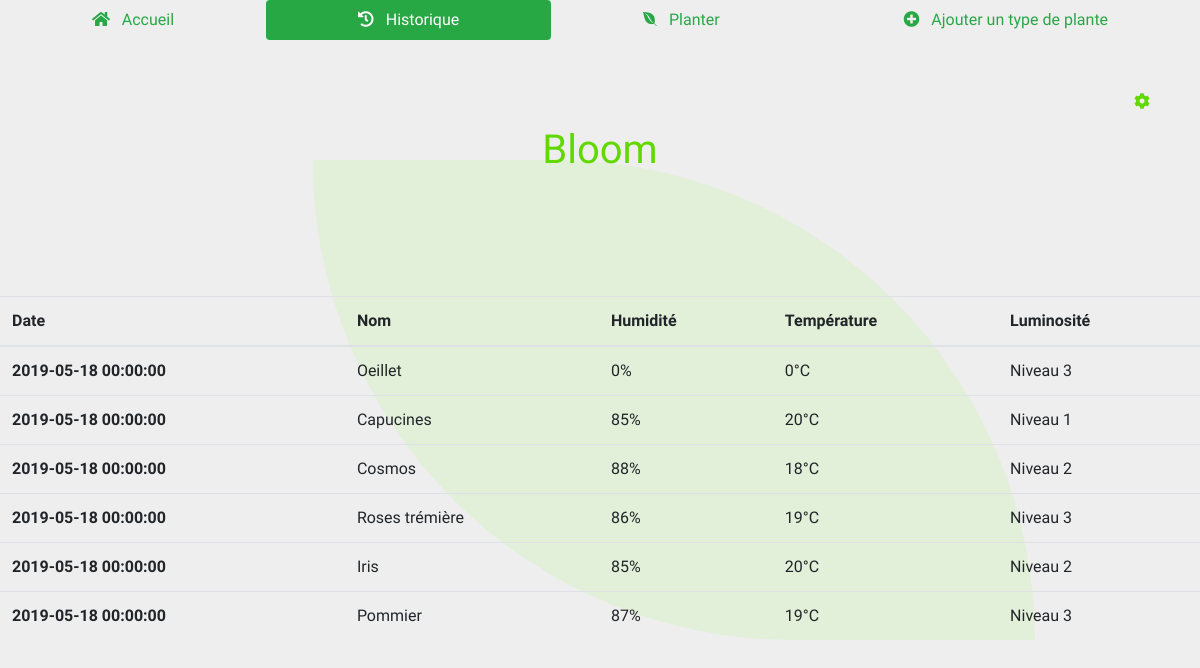
The app's page /historique.php with its own data.
### tables this page shows
CREATE TABLE IF NOT EXISTS `mesures` (
  `id` int(11) NOT NULL AUTO_INCREMENT,
  `temperature` int(5) NOT NULL,
  `luminosite` int(5) NOT NULL,
  `humidite` int(5) NOT NULL,
  `date` datetime NOT NULL,
  `id_plante` int(11) NOT NULL,
  PRIMARY KEY (`id`),
  KEY `FOREIGN` (`id_plante`)
);

CREATE TABLE IF NOT EXISTS `plante` (
  `id` int(11) NOT NULL AUTO_INCREMENT,
  `nom` varchar(31) DEFAULT NULL,
  `categorie` varchar(44) DEFAULT NULL,
  `description` varchar(255) DEFAULT NULL,
  `photo` varchar(50) DEFAULT NULL,
  `humidite` varchar(117) DEFAULT NULL,
  `temperature` varchar(113) DEFAULT NULL,
  `luminosite` varchar(80) DEFAULT NULL,
  `periode` varchar(51) DEFAULT NULL,
  PRIMARY KEY (`id`)
);

### historique.php (the view, shortened to what this page needs)
<?php
try
{
	$bdd = new PDO('mysql:host=localhost;dbname=plante;charset=utf8', 'root', '');
}
catch (Exception $e)
{
        die('Erreur : ' . $e->getMessage());
}
$sth = $bdd->query('SELECT * FROM mesures ORDER BY id DESC');
$sth2 = $bdd->query('SELECT * FROM plante');
?>
<!DOCTYPE html>
<html lang="fr">
	<head>
		<link rel="stylesheet" href="https://stackpath.bootstrapcdn.com/bootstrap/4.3.1/css/bootstrap.min.css">
  		<link rel="stylesheet" href="https://use.fontawesome.com/releases/v5.8.2/css/all.css">
  		<link rel="stylesheet" type="text/css" href="style.css">
	</head>
	<body>
		<nav class="nav nav-pills flex-column flex-sm-row">
			  <a class="flex-sm-fill text-sm-center nav-link text-success" href="/"><i class="fas fa-home"></i> &nbsp  Accueil</a>
			  <a class="flex-sm-fill text-sm-center nav-link active bg-success" href=" "><i class="fas fa-history"></i>  &nbsp  Historique</a>
			  <a class="flex-sm-fill text-sm-center nav-link text-success" href="planter.php"><i class="fab fa-envira"></i> &nbsp Planter</a>
			  <a class="flex-sm-fill text-sm-center nav-link text-success" href="add.php" tabindex="-1" aria-disabled="true"><i class="fas fa-plus-circle"></i> &nbsp Ajouter un type de plante</a>
			</nav>
			<div class="gear-container">
				<a href="parameter.php" class="gear"><i class="fas fa-cog "></i></a>
			</div>
 		<header>
			<p>Bloom</p>
		</header>
		<section>
			<table class="table table-hover">
			  <thead>
			    <tr>
			      <th scope="col">Date</th>
			      <th scope="col">Nom</th>
			      <th scope="col">Humidité</th>
			      <th scope="col">Température</th>
			      <th scope="col">Luminosité</th>
			    </tr>
			  </thead>
			  <tbody>
			  	<?php
						while ($row = $sth->fetch(PDO::FETCH_ASSOC) and $row2 = $sth2->fetch(PDO::FETCH_ASSOC)):
					?>
			    <tr>
			      <th scope="row"><?=$row['date']?></th>
			      <td><?=$row2['nom']?></td>
			      <td><?=$row['humidite']?>%</td>
			      <td><?=$row['temperature']?>°C</td>
			      <td>Niveau <?=$row['luminosite']?></td>
			    </tr>
			    	<?php
						endwhile;
					?>
			  </tbody>
			</table>
		</section>
	</body>
</html>

### style.css (style rules this page uses)
html { font-family: 'Comfortaa','Lato', sans-serif; scroll-behavior: smooth; margin: 0; padding: 0; min-height: 100%; }
body { font-family: 'Comfortaa','Lato', sans-serif; background-color: #EEEEEE; overflow-x: hidden; margin: 0 auto; padding:0; width: 100%; height: 100vh; color: #333333; background-image: url('image/background.png'); background-size: cover; }
header { display: flex; flex-direction: row; justify-content: center; margin-bottom: 100px; }
header p { font-size: 40px; color: #61D800; margin-top: 80px; }
.gear-container { position: relative; }
.gear { position: absolute; right: 50px; top: 50px; }
.fa-cog { color: #61D800; }

### records on screen
plante: nom "Oeillet"
mesures: date "2019-05-18 00:00:00", humidite "0", temperature "0", luminosite "3"
plante: nom "Capucines"
mesures: date "2019-05-18 00:00:00", humidite "85", temperature "20", luminosite "1"
plante: nom "Cosmos"
mesures: date "2019-05-18 00:00:00", humidite "88", temperature "18", luminosite "2"
plante: nom "Roses trémière"
mesures: date "2019-05-18 00:00:00", humidite "86", temperature "19", luminosite "3"
plante: nom "Iris"
mesures: date "2019-05-18 00:00:00", humidite "85", temperature "20", luminosite "2"
plante: nom "Pommier"
mesures: date "2019-05-18 00:00:00", humidite "87", temperature "19", luminosite "3"
